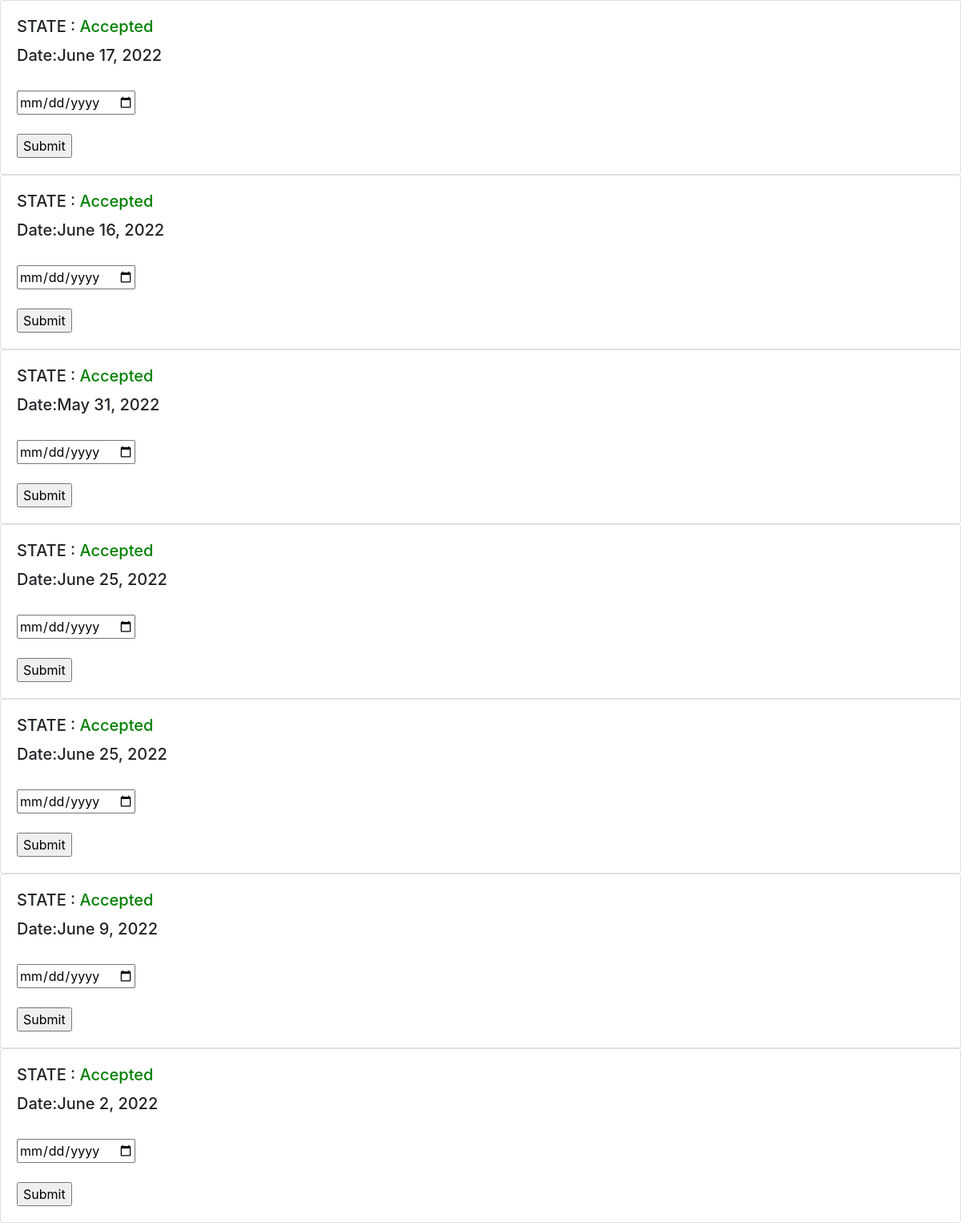
/Reschedule (signed in), run on the app's committed database.
### aposite/models.py (models this page shows)
class appointments(models.Model):
    user = models.ForeignKey(User,on_delete=models.PROTECT)
    Reserve = models.DateField()
    Cancel =models.BooleanField(default=False)
    approve= models.BooleanField(default=False)
    make_as_missed = models.BooleanField(default=False)
    make_as_finished= models.BooleanField(default=False)

### aposite/views.py (the view)
# urls.py: path('Reschedule',views.Reschedule,name='Reschedule'),
@login_required(login_url='login')
def Reschedule(request):
    user= request.user
    query=appointments.objects.filter(user=user)
    return render(request, 'user_view/Reschedule.html',{'details':query})

### aposite/templates/user_view/Reschedule.html (shortened to what this page needs)
<!DOCTYPE html>
<html lang="en">
  <head>
    <link rel="stylesheet"
          href="https://maxcdn.bootstrapcdn.com/bootstrap/4.0.0/css/bootstrap.min.css"
>
  </head>
  <body>
    <div class="row-1">
      {% for x in details %}
        <div class="card">
          <div class="card-body">
            {% if x.approve %}
              <h5 class="card-title">
                STATE : <span style="color: green">Accepted</span>
                <br>
              </h5>
            {% else %}
              <h5 class="card-title">
                STATE : <span style="color: red">Not Accepted Yet</span>
                <br>
                <br>
              </h5>
            {% endif %}
            <h5 class="card-text" id="thedata">Date:{{ x.Reserve }}</h5>
            <form action="{% url 'Rescheduleby' x.id %}" method="post" >
              <br>
              <input type="Date"  class="Date" data-date-format="mm/dd/yyyy" name ='date'>
              <br>
              <br>
              <input  type="submit" />
            </form>
          </div>
        </div>
      {% endfor %}
    </body>
  </html>

### data on the page
appointments: shows "STATE :", approve "Accepted", Reserve "June 17, 2022"
appointments: shows "STATE :", approve "Accepted", Reserve "June 16, 2022"
appointments: shows "STATE :", approve "Accepted", Reserve "May 31, 2022"
appointments: shows "STATE :", approve "Accepted", Reserve "June 25, 2022"
appointments: shows "STATE :", approve "Accepted", Reserve "June 25, 2022"
appointments: shows "STATE :", approve "Accepted", Reserve "June 9, 2022"
appointments: shows "STATE :", approve "Accepted", Reserve "June 2, 2022"
